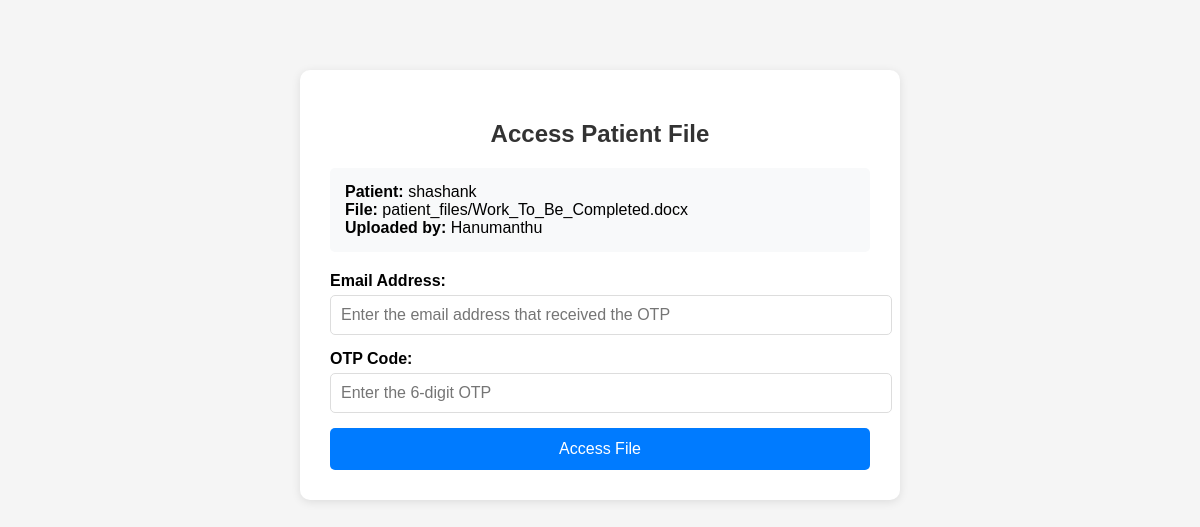
Page /access-file/4/ (signed in) on the committed database.
### accounts/models.py (models this page shows, shortened)
class PatientFile(models.Model):
    doctor = models.ForeignKey(
        CustomUser,
        on_delete=models.CASCADE,
        limit_choices_to={'role': 'doctor'},
        related_name='patient_files'
    )
    patient_name = models.CharField(max_length=100)
    patient_id = models.CharField(max_length=50, default='UnknownID')
    disease = models.CharField(max_length=200, default='Unknown')
    file = models.FileField(upload_to='patient_files/', blank=False, null=False)
    uploaded_at = models.DateTimeField(auto_now_add=True)
    otp = models.CharField(max_length=6, blank=True, null=True)
    access_email = models.EmailField(blank=True, null=True)  # recipient email for access

class CustomUser(AbstractUser):
    ROLE_CHOICES = (
        ('admin', 'Admin'),
        ('doctor', 'Doctor'),
        ('management', 'Management'),
    )
    role = models.CharField(max_length=15, choices=ROLE_CHOICES, default='doctor')
    is_verified = models.BooleanField(default=False)
    otp = models.CharField(max_length=6, blank=True, null=True)
    profile_image = models.ImageField(upload_to="profiles/", blank=True, null=True)

### accounts/views.py (the view, shortened to what this page needs)
# urls.py: path('access-file/<int:file_id>/', views.access_patient_file_view, name='access_patient_file'),  # Changed name
@login_required
def access_patient_file_view(request, file_id):
    file_obj = get_object_or_404(PatientFile, id=file_id)
    return render(request, 'access_file.html', {'file': file_obj})

### accounts/templates/access_file.html (shortened to what this page needs)
<!DOCTYPE html>
<html>
<head>
</head>
<body>
    <div class="access-container">
        <h2>Access Patient File</h2>
        <div class="file-info">
            <strong>Patient:</strong> {{ file.patient_name }}<br>
            <strong>File:</strong> {{ file.file.name }}<br>
            <strong>Uploaded by:</strong> {{ file.doctor.username }}
        </div>
        <form method="post">
            <div class="form-group">
                <label for="email">Email Address:</label>
                <input type="email" id="email" name="email" required
                       placeholder="Enter the email address that received the OTP">
            </div>
            <div class="form-group">
                <label for="otp">OTP Code:</label>
                <input type="text" id="otp" name="otp" required
                       placeholder="Enter the 6-digit OTP" maxlength="6" pattern="[0-9]{6}">
            </div>
            <button type="submit">Access File</button>
        </form>
    </div>
</body>
</html>

### accounts/templates/access_file.html (style rules this page uses)
body { font-family: Arial, sans-serif; max-width: 600px; margin: 50px auto; padding: 20px; background-color: #f5f5f5; }
.access-container { background: white; padding: 30px; border-radius: 10px; box-shadow: 0 2px 10px rgba(0,0,0,0.1); }
h2 { color: #333; text-align: center; }
.file-info { background: #f8f9fa; padding: 15px; border-radius: 5px; margin-bottom: 20px; }
.form-group { margin-bottom: 15px; }
label { display: block; margin-bottom: 5px; font-weight: bold; }
input[type="email"], input[type="text"] { width: 100%; padding: 10px; border: 1px solid #ddd; border-radius: 5px; font-size: 16px; }
button { background-color: #007bff; color: white; padding: 12px 20px; border: none; border-radius: 5px; cursor: pointer; width: 100%; font-size: 16px; }

### rows in the picture
PatientFile: patient_name "shashank", file.name "patient_files/Work_To_Be_Completed.docx", doctor.username "Hanumanthu"
